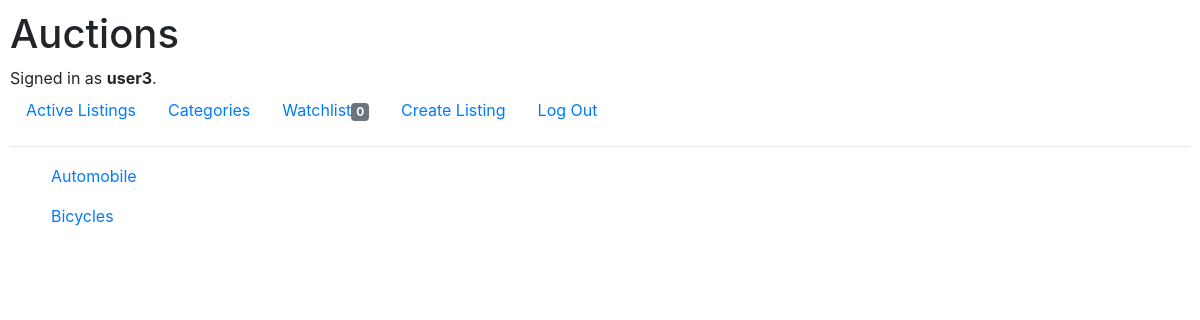
/categories (signed in), run on an earlier commit of the app's database.
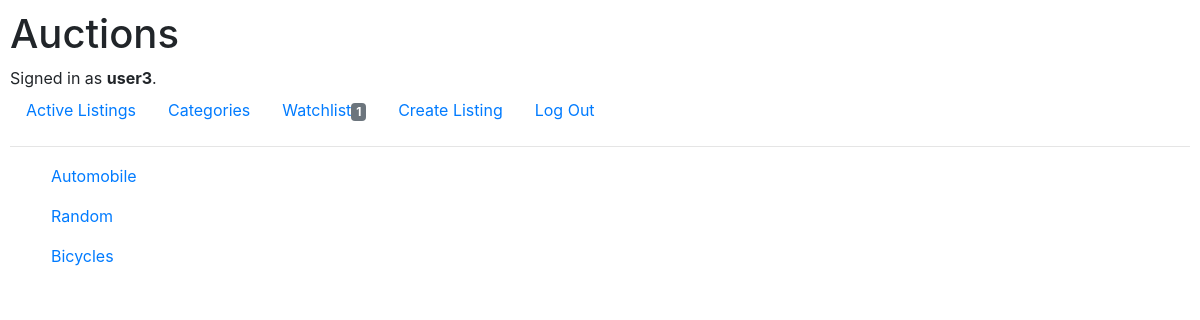
And on a later commit of the database.
### auctions/models.py (models this page shows, shortened)
class Listing(models.Model):
    title = models.CharField(max_length=80)
    description = models.CharField(max_length=800)
    starting_bid = models.DecimalField(null=True, max_digits=10, decimal_places=2)
    current_bid = models.ForeignKey(Bid, null=True, blank=True, on_delete=models.CASCADE, related_name="bids")
    img_url = models.URLField(null=True, blank=True)
    category = models.CharField(max_length=80)
    created = models.DateTimeField(auto_now=True)
    seller = models.ForeignKey(User, null=True, on_delete=models.CASCADE)
    winner = models.ForeignKey(User, null=True, blank=True, on_delete=models.CASCADE, related_name="winners")
    closed = models.BooleanField(default=False)

### auctions/views.py (the view)
# urls.py: path('categories', views.categories, name="categories"),
def categories(request):
    listings = Listing.objects.all()
    categories = []
    if request.user.is_authenticated:
        current_user = request.user.id
        count = Watchlist.objects.filter(owner=current_user).count()
    else:
        count = None
    for listing in listings:
        category = listing.category
        categories.append(category)
    categories = list(set(categories))
    return render(request, "auctions/categories.html", {
        "categories": categories,
        "count": count
    })

### auctions/templates/auctions/categories.html
{% extends "auctions/layout.html" %}
{% block body %}
<div class="container-fluid">
    {% for category in categories %}
        <ul><a href="/category_listings/{{ category }}">{{ category }}</a></ul>
    {% endfor %}
</div>
{% endblock %}

### auctions/templates/auctions/layout.html (shortened to what this page needs)
{% load static %}
<!DOCTYPE html>
<html lang="en">
    <head>
        <link rel="stylesheet" href="https://stackpath.bootstrapcdn.com/bootstrap/4.4.1/css/bootstrap.min.css">
        <link href="{% static 'auctions/styles.css' %}" rel="stylesheet">
    </head>
    <body>
        <h1>Auctions</h1>
        <div>
            {% if user.is_authenticated %}
                Signed in as <strong>{{ user.username }}</strong>.
            {% else %}
                Not signed in.
            {% endif %}
        </div>
        <ul class="nav">
            <li class="nav-item">
                <a class="nav-link" href="{% url 'index' %}">Active Listings</a>
            </li>
               <li class="nav-item">
                <a class="nav-link" href="{% url 'categories' %}">Categories</a>
               </li>
            {% if user.is_authenticated %}
               <li class="nav-item">
                    <a class="nav-link" href="{% url 'watchlist' %}">Watchlist<span class="badge badge-secondary">{{ count }}</span></a>
               </li>
                <li class="nav-item">
                    <a class="nav-link" href="{% url 'new_listing' %}">Create Listing</a>
                </li>
                <li class="nav-item">
                    <a class="nav-link" href="{% url 'logout' %}">Log Out</a>
                </li>
            {% endif %}
        </ul>
        <hr>
        {% block body %}
        {% endblock %}
    </body>
</html>

What changed in the data, as far as the page shows it:
added Listing: categories "Random"
Also different on the page:
{{ count }}: "0" → "1"
